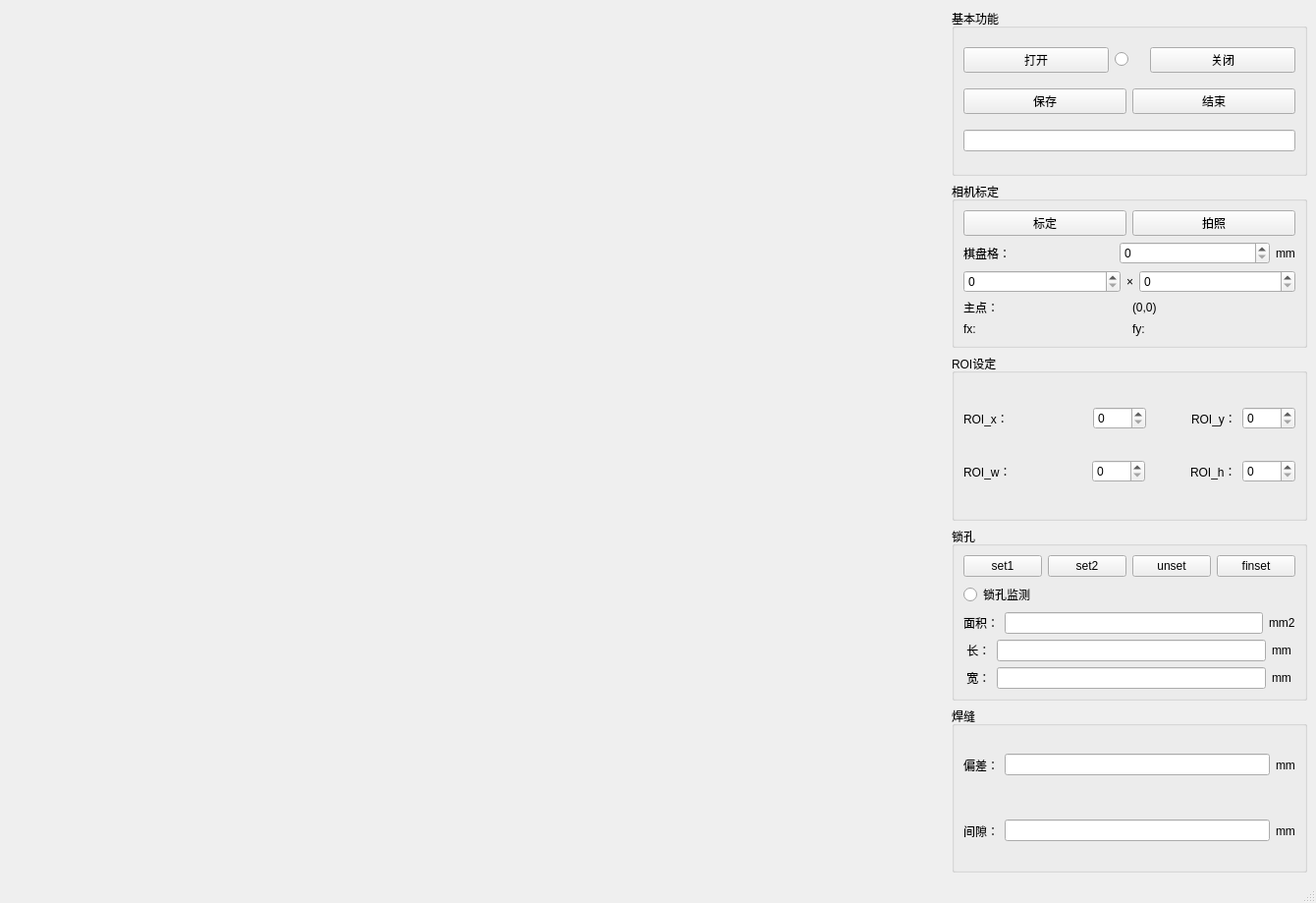
<?xml version="1.0" encoding="UTF-8"?>
<ui version="4.0">
 <class>MonitorSystem</class>
 <widget class="QMainWindow" name="MonitorSystem">
  <property name="geometry">
   <rect>
    <x>0</x>
    <y>0</y>
    <width>1340</width>
    <height>919</height>
   </rect>
  </property>
  <property name="windowTitle">
   <string>MainWindow</string>
  </property>
  <widget class="QWidget" name="centralwidget">
   <layout class="QHBoxLayout" name="horizontalLayout_11" stretch="9,1">
    <item>
     <widget class="QLabel" name="originalImage">
      <property name="enabled">
       <bool>true</bool>
      </property>
      <property name="sizePolicy">
       <sizepolicy hsizetype="Preferred" vsizetype="Preferred">
        <horstretch>0</horstretch>
        <verstretch>0</verstretch>
       </sizepolicy>
      </property>
      <property name="minimumSize">
       <size>
        <width>950</width>
        <height>740</height>
       </size>
      </property>
      <property name="text">
       <string/>
      </property>
     </widget>
    </item>
    <item>
     <layout class="QVBoxLayout" name="verticalLayout_9">
      <item>
       <widget class="QGroupBox" name="groupBox_3">
        <property name="title">
         <string>基本功能</string>
        </property>
        <layout class="QVBoxLayout" name="verticalLayout_8">
         <item>
          <layout class="QHBoxLayout" name="horizontalLayout" stretch="5,1,5">
           <item>
            <widget class="QPushButton" name="cameraOpen">
             <property name="sizePolicy">
              <sizepolicy hsizetype="Preferred" vsizetype="Fixed">
               <horstretch>0</horstretch>
               <verstretch>0</verstretch>
              </sizepolicy>
             </property>
             <property name="text">
              <string>打开</string>
             </property>
            </widget>
           </item>
           <item>
            <widget class="QRadioButton" name="flipButton">
             <property name="text">
              <string/>
             </property>
             <property name="autoRepeatDelay">
              <number>100</number>
             </property>
            </widget>
           </item>
           <item>
            <widget class="QPushButton" name="cameraClose">
             <property name="sizePolicy">
              <sizepolicy hsizetype="Preferred" vsizetype="Fixed">
               <horstretch>0</horstretch>
               <verstretch>0</verstretch>
              </sizepolicy>
             </property>
             <property name="text">
              <string>关闭</string>
             </property>
            </widget>
           </item>
          </layout>
         </item>
         <item>
          <layout class="QHBoxLayout" name="horizontalLayout_4">
           <item>
            <widget class="QPushButton" name="imageSave">
             <property name="sizePolicy">
              <sizepolicy hsizetype="Preferred" vsizetype="Fixed">
               <horstretch>0</horstretch>
               <verstretch>0</verstretch>
              </sizepolicy>
             </property>
             <property name="text">
              <string>保存</string>
             </property>
            </widget>
           </item>
           <item>
            <widget class="QPushButton" name="saveEnd">
             <property name="sizePolicy">
              <sizepolicy hsizetype="Preferred" vsizetype="Fixed">
               <horstretch>0</horstretch>
               <verstretch>0</verstretch>
              </sizepolicy>
             </property>
             <property name="text">
              <string>结束</string>
             </property>
            </widget>
           </item>
          </layout>
         </item>
         <item>
          <widget class="QLineEdit" name="savePath"/>
         </item>
        </layout>
       </widget>
      </item>
      <item>
       <widget class="QGroupBox" name="groupBox_2">
        <property name="title">
         <string>相机标定</string>
        </property>
        <layout class="QVBoxLayout" name="verticalLayout_7">
         <item>
          <layout class="QHBoxLayout" name="horizontalLayout_5">
           <item>
            <widget class="QPushButton" name="calibButton">
             <property name="sizePolicy">
              <sizepolicy hsizetype="Preferred" vsizetype="Fixed">
               <horstretch>0</horstretch>
               <verstretch>0</verstretch>
              </sizepolicy>
             </property>
             <property name="text">
              <string>标定</string>
             </property>
             <property name="iconSize">
              <size>
               <width>20</width>
               <height>20</height>
              </size>
             </property>
            </widget>
           </item>
           <item>
            <widget class="QPushButton" name="calibCapture">
             <property name="sizePolicy">
              <sizepolicy hsizetype="Preferred" vsizetype="Fixed">
               <horstretch>0</horstretch>
               <verstretch>0</verstretch>
              </sizepolicy>
             </property>
             <property name="text">
              <string>拍照</string>
             </property>
            </widget>
           </item>
          </layout>
         </item>
         <item>
          <layout class="QHBoxLayout" name="horizontalLayout_2">
           <item>
            <widget class="QLabel" name="label_2">
             <property name="text">
              <string>棋盘格：</string>
             </property>
            </widget>
           </item>
           <item>
            <widget class="QSpinBox" name="chessLength"/>
           </item>
           <item>
            <widget class="QLabel" name="label_3">
             <property name="sizePolicy">
              <sizepolicy hsizetype="Maximum" vsizetype="Preferred">
               <horstretch>0</horstretch>
               <verstretch>0</verstretch>
              </sizepolicy>
             </property>
             <property name="text">
              <string>mm</string>
             </property>
            </widget>
           </item>
          </layout>
         </item>
         <item>
          <layout class="QHBoxLayout" name="horizontalLayout_3">
           <item>
            <widget class="QSpinBox" name="chessNumLength"/>
           </item>
           <item>
            <widget class="QLabel" name="label">
             <property name="sizePolicy">
              <sizepolicy hsizetype="Maximum" vsizetype="Preferred">
               <horstretch>0</horstretch>
               <verstretch>0</verstretch>
              </sizepolicy>
             </property>
             <property name="text">
              <string>×</string>
             </property>
            </widget>
           </item>
           <item>
            <widget class="QSpinBox" name="chessNumWidth"/>
           </item>
          </layout>
         </item>
         <item>
          <layout class="QHBoxLayout" name="horizontalLayout_6">
           <item>
            <widget class="QLabel" name="label_5">
             <property name="text">
              <string>主点：</string>
             </property>
            </widget>
           </item>
           <item>
            <widget class="QLabel" name="priciplePoint">
             <property name="text">
              <string>(0,0)</string>
             </property>
            </widget>
           </item>
          </layout>
         </item>
         <item>
          <layout class="QHBoxLayout" name="horizontalLayout_7">
           <item>
            <widget class="QLabel" name="fx">
             <property name="text">
              <string>fx:</string>
             </property>
            </widget>
           </item>
           <item>
            <widget class="QLabel" name="fy">
             <property name="text">
              <string>fy:</string>
             </property>
            </widget>
           </item>
          </layout>
         </item>
        </layout>
       </widget>
      </item>
      <item>
       <widget class="QGroupBox" name="groupBox_4">
        <property name="title">
         <string>ROI设定</string>
        </property>
        <layout class="QVBoxLayout" name="verticalLayout_6">
         <item>
          <layout class="QHBoxLayout" name="horizontalLayout_8" stretch="2,0,0,0,0">
           <item>
            <widget class="QLabel" name="ROI_x_2">
             <property name="text">
              <string>ROI_x：</string>
             </property>
            </widget>
           </item>
           <item>
            <widget class="QSpinBox" name="ROI_x">
             <property name="maximum">
              <number>2000</number>
             </property>
            </widget>
           </item>
           <item>
            <spacer name="horizontalSpacer">
             <property name="orientation">
              <enum>Qt::Horizontal</enum>
             </property>
             <property name="sizeHint" stdset="0">
              <size>
               <width>40</width>
               <height>20</height>
              </size>
             </property>
            </spacer>
           </item>
           <item>
            <widget class="QLabel" name="ROI_y_2">
             <property name="text">
              <string>ROI_y：</string>
             </property>
            </widget>
           </item>
           <item>
            <widget class="QSpinBox" name="ROI_y">
             <property name="maximum">
              <number>2000</number>
             </property>
            </widget>
           </item>
          </layout>
         </item>
         <item>
          <layout class="QHBoxLayout" name="horizontalLayout_9" stretch="2,0,0,0,0">
           <item>
            <widget class="QLabel" name="ROI_w_2">
             <property name="text">
              <string>ROI_w：</string>
             </property>
            </widget>
           </item>
           <item>
            <widget class="QSpinBox" name="ROI_w">
             <property name="maximum">
              <number>2000</number>
             </property>
            </widget>
           </item>
           <item>
            <spacer name="horizontalSpacer_2">
             <property name="orientation">
              <enum>Qt::Horizontal</enum>
             </property>
             <property name="sizeHint" stdset="0">
              <size>
               <width>40</width>
               <height>20</height>
              </size>
             </property>
            </spacer>
           </item>
           <item>
            <widget class="QLabel" name="ROI_h_2">
             <property name="text">
              <string>ROI_h：</string>
             </property>
            </widget>
           </item>
           <item>
            <widget class="QSpinBox" name="ROI_h">
             <property name="maximum">
              <number>2000</number>
             </property>
            </widget>
           </item>
          </layout>
         </item>
        </layout>
       </widget>
      </item>
      <item>
       <widget class="QGroupBox" name="groupBox_6">
        <property name="title">
         <string>锁孔</string>
        </property>
        <layout class="QVBoxLayout" name="verticalLayout_11">
         <item>
          <layout class="QHBoxLayout" name="horizontalLayout_13">
           <item>
            <widget class="QPushButton" name="setKeyholePoint">
             <property name="text">
              <string>set1</string>
             </property>
            </widget>
           </item>
           <item>
            <widget class="QPushButton" name="setSeamPoint">
             <property name="text">
              <string>set2</string>
             </property>
            </widget>
           </item>
           <item>
            <widget class="QPushButton" name="deletePoint">
             <property name="text">
              <string>unset</string>
             </property>
            </widget>
           </item>
           <item>
            <widget class="QPushButton" name="finishSetPoint">
             <property name="text">
              <string>finset</string>
             </property>
            </widget>
           </item>
          </layout>
         </item>
         <item>
          <widget class="QRadioButton" name="keyholeMonitor">
           <property name="text">
            <string>锁孔监测</string>
           </property>
          </widget>
         </item>
         <item>
          <layout class="QHBoxLayout" name="horizontalLayout_14">
           <item>
            <widget class="QLabel" name="label_11">
             <property name="text">
              <string>面积：</string>
             </property>
            </widget>
           </item>
           <item>
            <widget class="QLineEdit" name="keyholeArea"/>
           </item>
           <item>
            <widget class="QLabel" name="label_22">
             <property name="text">
              <string>mm2</string>
             </property>
            </widget>
           </item>
          </layout>
         </item>
         <item>
          <layout class="QHBoxLayout" name="horizontalLayout_15">
           <item>
            <widget class="QLabel" name="label_12">
             <property name="text">
              <string> 长：</string>
             </property>
            </widget>
           </item>
           <item>
            <widget class="QLineEdit" name="keyholeLength"/>
           </item>
           <item>
            <widget class="QLabel" name="label_23">
             <property name="text">
              <string>mm </string>
             </property>
            </widget>
           </item>
          </layout>
         </item>
         <item>
          <layout class="QHBoxLayout" name="horizontalLayout_16">
           <item>
            <widget class="QLabel" name="label_13">
             <property name="text">
              <string> 宽：</string>
             </property>
            </widget>
           </item>
           <item>
            <widget class="QLineEdit" name="keyholeWidth"/>
           </item>
           <item>
            <widget class="QLabel" name="label_21">
             <property name="text">
              <string>mm </string>
             </property>
            </widget>
           </item>
          </layout>
         </item>
        </layout>
       </widget>
      </item>
      <item>
       <widget class="QGroupBox" name="groupBox_8">
        <property name="title">
         <string>焊缝</string>
        </property>
        <layout class="QVBoxLayout" name="verticalLayout_13">
         <item>
          <layout class="QHBoxLayout" name="horizontalLayout_17">
           <item>
            <widget class="QLabel" name="label_10">
             <property name="text">
              <string>偏差：</string>
             </property>
            </widget>
           </item>
           <item>
            <widget class="QLineEdit" name="seamDev"/>
           </item>
           <item>
            <widget class="QLabel" name="label_24">
             <property name="text">
              <string>mm</string>
             </property>
            </widget>
           </item>
          </layout>
         </item>
         <item>
          <layout class="QHBoxLayout" name="horizontalLayout_18">
           <item>
            <widget class="QLabel" name="label_25">
             <property name="text">
              <string>间隙：</string>
             </property>
            </widget>
           </item>
           <item>
            <widget class="QLineEdit" name="seamWidth"/>
           </item>
           <item>
            <widget class="QLabel" name="label_27">
             <property name="text">
              <string>mm</string>
             </property>
            </widget>
           </item>
          </layout>
         </item>
        </layout>
       </widget>
      </item>
     </layout>
    </item>
   </layout>
  </widget>
  <widget class="QStatusBar" name="statusbar"/>
 </widget>
 <resources/>
 <connections/>
</ui>
